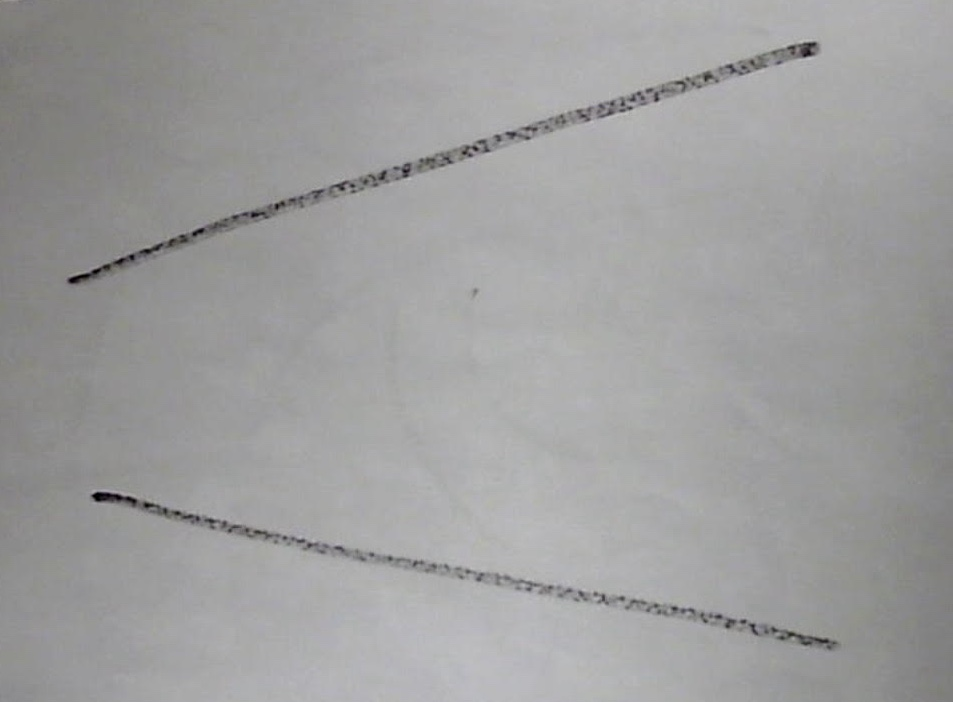
#> input picture hozlinescrop.jpg, 953 x 702 px, given in place of the camera
$ python curvedpathoverlay.py
#> lines starting #> are read from the running program, lines starting #| are printed output that depends on the picture; after the words box and inside, x2 and y2 are one past the last pixel; in counts of white or black regions, pixels touching at a corner belong together
#> further down, frame is the input picture: shape (702, 953, 3); mean B, G, R 158, 158.1, 158.2
# Import the neccesary libraries (opencv and numpy)

# Define the function curvedetection(frame, roi)
    # Process the frame with multiple filters (grayscale, blurrring, edge detection)
    # Create a mask with the parameters of the set ROI
    # Use the function findContours to detect the contours inside the mask
    # FOR each contour in the contour array,
        # IF its arclength is greater than 100 THEN add it to a the filtered contours list
    # IF the filtered contours list has 2 or more contours in it THEN
        # SORT the filter contours list by area, from least to greatest
        # SET cont1 and cont2 to the first two elements in the list
        # SET poly1 and poly2 as polylines estimated to the 8th degree using cont1 and cont2
        # Shorten poly1 and pol2 in order to limit wrap arounds
        # Draw poly1 and poly2 as polylines
        # FOR each point in poly1 and poly2
        # CALCULATE the midpoint and append it to the list centerline
        # SET centerline as a numpy array
        # IF there are values in centerline
        # THEN approximate it to the 8th degree and draw it as a polyline
    # Draw the roi rectangle on the frame

# CALL the video stream from the camera
# SET the roi to the wanted values
# WHILE the camera can be accessed
    # IF the stream cannot be processed,
        #END
    # CALL function curvedetection and SET it to the variable overlay
    # DISPLAY the overlay image stream
    # IF q is clicked THEN END

import cv2
import numpy as np


def curvedetection(frame, roi):
    # process the image and apply filters
#> called with roi = (200, 100, 900, 800)
    gray = cv2.cvtColor(frame, cv2.COLOR_BGR2GRAY)
    blurred = cv2.GaussianBlur(gray, (11, 11), 0)
    edges = cv2.Canny(blurred, 50, 150)
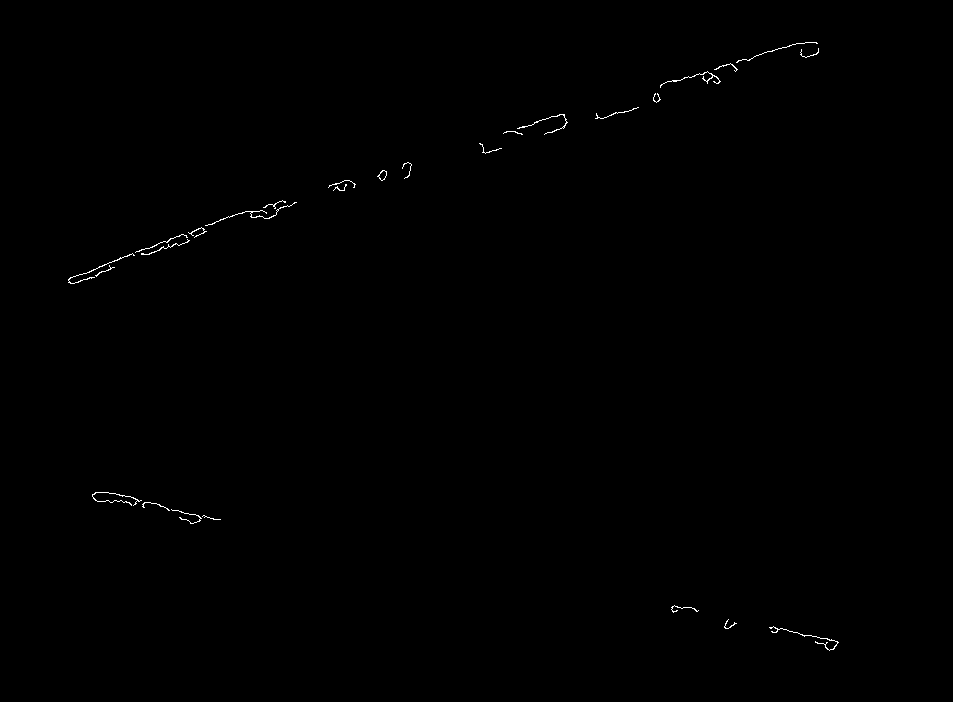
#> edges: shape (702, 953); 0.23% white in thin lines or dots, all inside (x1, y1, x2, y2) = (68, 42, 839, 651)
    closed = cv2.morphologyEx(edges, cv2.MORPH_CLOSE, (np.ones((43, 43), np.uint8)))
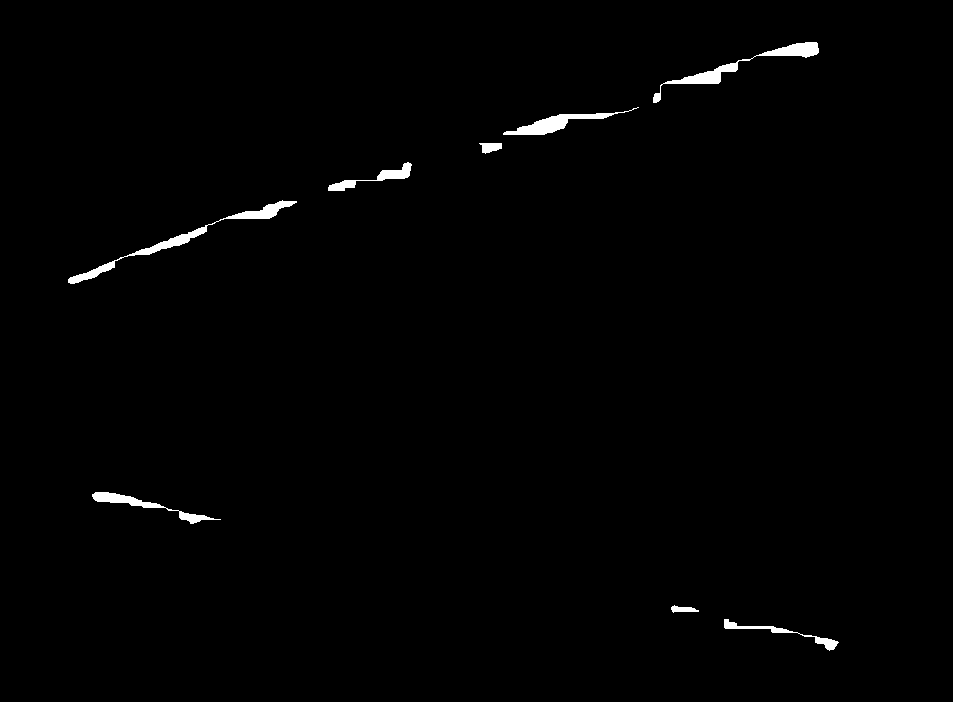
#> closed: shape (702, 953); 0.89% white; 8 white regions, largest, box (x1, y1, x2, y2) and area: (68, 200, 297, 284) 1496, (653, 42, 819, 103) 1312, (503, 107, 639, 135) 961

    #cv2.imshow("edge", edges)
    #cv2.imshow("closed", closed)

    # call roi parameters and set them to the value of the mask
    rx, ry, rw, rh = roi
    mask = np.zeros_like(closed)
    mask[ry:ry + rh, rx:rx + rw] = closed[ry:ry + rh, rx:rx + rw]
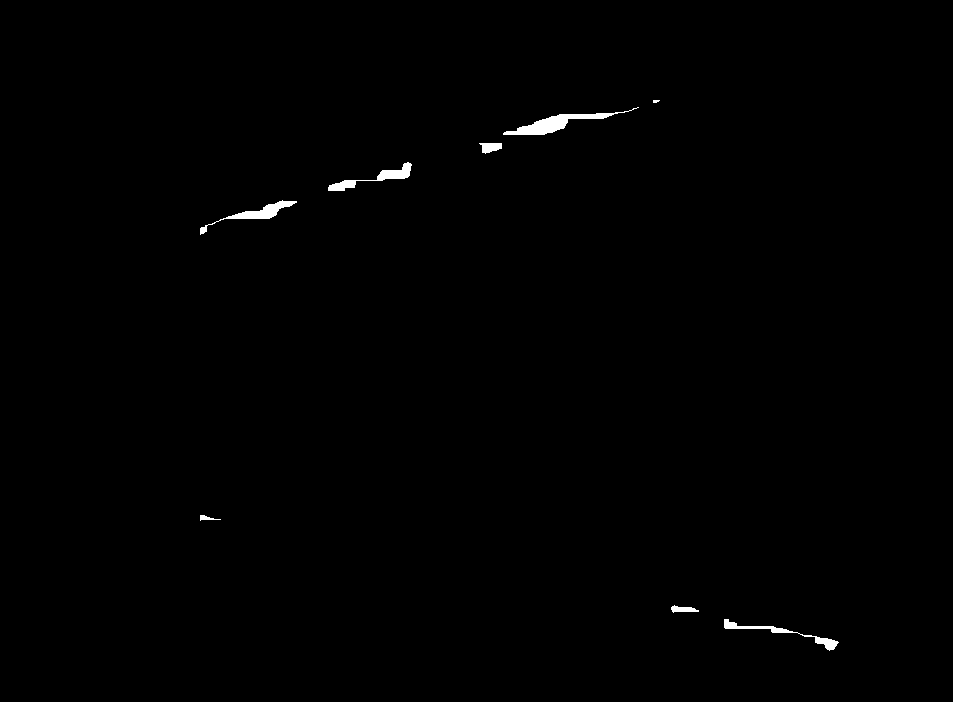
#> mask: shape (702, 953); 0.46% white; 8 white regions (1 under 20 px)

    contours, _ = cv2.findContours(mask, cv2.RETR_EXTERNAL, cv2.CHAIN_APPROX_SIMPLE)
#> contours = 8 contours, 1 with area under 20; largest, box (x1, y1, x2, y2) and area: (503, 107, 639, 135) 820, (200, 200, 297, 235) 503, (328, 162, 412, 191) 488, (724, 619, 839, 651) 394, (479, 143, 502, 154) 147, (671, 605, 699, 613) 102, (200, 515, 221, 521) 34

    filconts = []

    # filter the contours by arc length in order to ignore the unimportant shorter ones
    for contour in contours:
        if cv2.arcLength(contour, True) > 100:
            filconts.append(contour)
#> this loop made 8 passes
#> after the loop, filconts = 4 contours; box (x1, y1, x2, y2) and area: (503, 107, 639, 135) 820, (200, 200, 297, 235) 503, (328, 162, 412, 191) 488, (724, 619, 839, 651) 394

    if len(filconts) >= 2:
        # in order to use the two largest contours
        filconts = sorted(filconts, key=cv2.contourArea, reverse=True)
        cont1 = filconts[0]
#> cont1 = contour of 90 points, box (x1, y1, x2, y2) (503, 107, 639, 135), area 820
        cont2 = filconts[1]
#> cont2 = contour of 90 points, box (x1, y1, x2, y2) (200, 200, 297, 235), area 503

        # approximating it to the 8th degree because an 8th degree polynomial is most like the paths we are dealing with
        poly1 = cv2.approxPolyDP(cont1, 8, closed=True)
#> poly1 = [[638, 107], [559, 114], [503, 134], [544, 134], [568, 118]]
        poly2 = cv2.approxPolyDP(cont2, 8, closed=True)
#> poly2 = [[296, 201], [200, 234]]

        # in order to make sure we are cutting the right contours by the right amount; ensures reliablity when rotating the path
        if len(poly1) >= len(poly2):
            poly1 = poly1[:int(len(poly1) * 0.6)]
#> poly1 = [[638, 107], [559, 114], [503, 134]]
            poly2 = poly2[:int(len(poly2) * 0.6)]
#> poly2 = [[296, 201]]
            #print("poly1 longer")
        else:
            poly1 = poly1[:int(len(poly1) * 0.6)]
            poly2 = poly2[:int(len(poly2) * 0.5)]
            #print("poly2 longer")

        cv2.polylines(frame, [poly1], isClosed=False, color=(0, 255, 0), thickness=4, lineType=cv2.LINE_AA)
        cv2.polylines(frame, [poly2], isClosed=False, color=(0, 255, 0), thickness=4, lineType=cv2.LINE_AA)

        centerline = []
        # for each corresponding point in the two polylines, calculate the mipoint for the centerline
        for p1, p2 in zip(poly1, poly2):
            midpoint = ((p1[0][0] + p2[0][0]) // 2, (p1[0][1] + p2[0][1]) // 2)
            centerline.append(midpoint)
#> this loop made 1 pass
#> (p1, p2, midpoint) on pass 1: ([[638, 107]], [[296, 201]], (467, 154))
#> after the loop, centerline = [(467, 154)]

        if len(centerline) > 0:
            # made back into a numpy array in order to approximate the points to an 8th degree polynomial and draw them as a polyline
            centerline = np.array(centerline)
#> centerline = [[467, 154]]
            centerline = cv2.approxPolyDP(centerline, epsilon=8, closed=True)
            cv2.polylines(frame, [centerline], isClosed=False, color=(255, 0, 255), thickness=4, lineType=cv2.LINE_AA)

    # drawing a rectangle on the boundaries of the roi
    cv2.rectangle(frame, (rx, ry), (rx + rw, ry + rh), (0, 0, 255), 2)
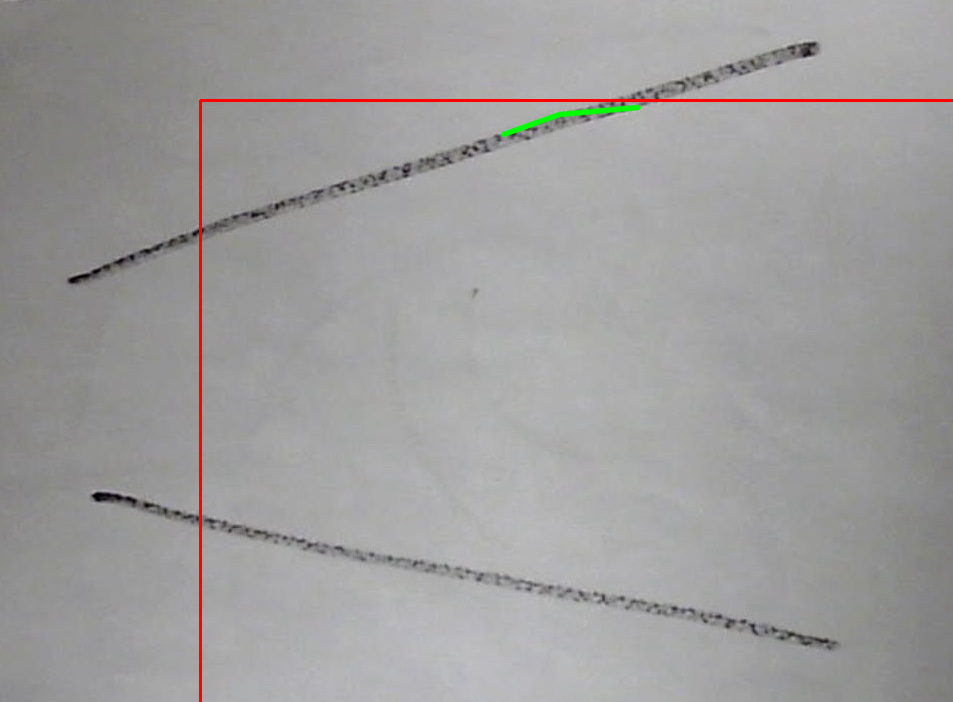
#> frame: shape (702, 953, 3); mean B, G, R 156.9, 157.3, 158.6

    return frame


cap = cv2.VideoCapture(0)

# setting the correct values for the roi and how it will appear on the stream
roi = (200, 100, 900, 800)
#roi = (250, 50, 800, 600)

while cap.isOpened():
    ret, frame = cap.read()

    if not ret:
        break

    overlay = curvedetection(frame, roi)
    cv2.imshow("Curved Path Overlay", overlay)

    if cv2.waitKey(1) == ord('q'):
#> (key q is pressed here)
        break

cap.release()
cv2.destroyAllWindows()

$ run again, on vertlinescrop.jpg
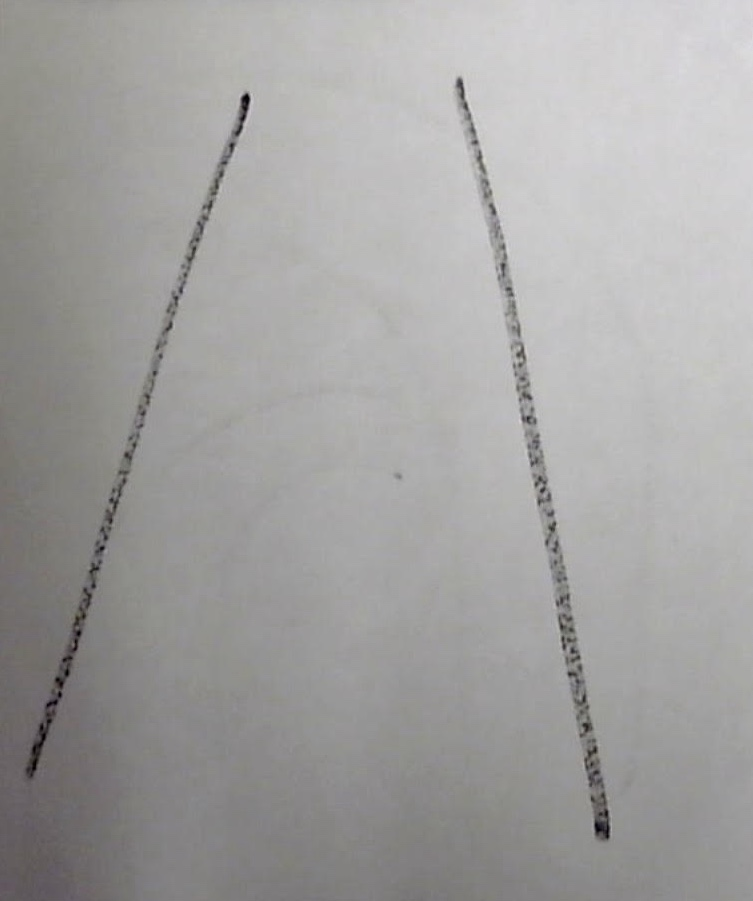
#> input picture vertlinescrop.jpg, 753 x 901 px, given in place of the camera
#> frame is the input picture: shape (901, 753, 3); mean B, G, R 161.3, 162.2, 163.1
#> in curvedetection, `edges = cv2.Canny(blurred, 50, 150)`:
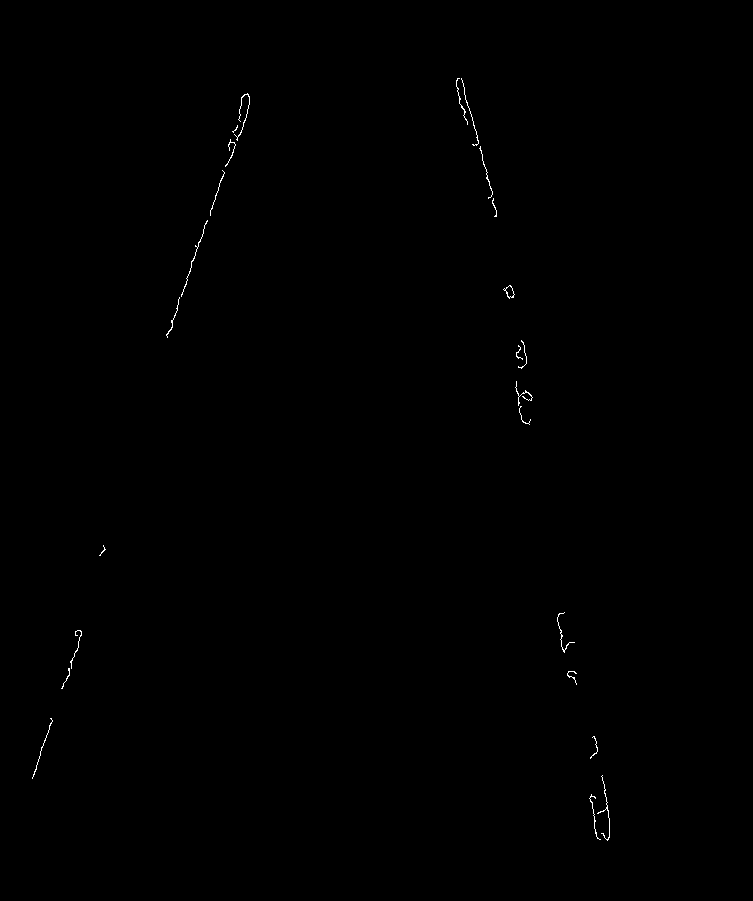
#> edges: shape (901, 753); 0.18% white in thin lines or dots, all inside (x1, y1, x2, y2) = (32, 78, 610, 841)
#> closed: shape (901, 753); 0.64% white; 12 white regions (1 under 20 px), largest, box (x1, y1, x2, y2) and area: (589, 736, 610, 841) 1244, (515, 340, 533, 425) 871, (456, 78, 497, 217) 626
#> mask: shape (901, 753); 0.55% white; 8 white regions
#> contours = 8 contours, 2 with area under 20; largest, box (x1, y1, x2, y2) and area: (589, 736, 610, 841) 1132, (515, 340, 533, 425) 782, (557, 612, 577, 685) 462, (225, 100, 250, 167) 378, (459, 100, 497, 217) 338, (503, 285, 515, 299) 79
#> the loop in curvedetection, `for contour in contours:` made 8 passes
#> after the loop in curvedetection, `for contour in contours:`: filconts = 6 contours, 1 with area under 20; largest, box (x1, y1, x2, y2) and area: (589, 736, 610, 841) 1132, (515, 340, 533, 425) 782, (557, 612, 577, 685) 462, (225, 100, 250, 167) 378, (459, 100, 497, 217) 338
#> cont1 = contour of 51 points, box (x1, y1, x2, y2) (589, 736, 610, 841), area 1132
#> cont2 = contour of 46 points, box (x1, y1, x2, y2) (515, 340, 533, 425), area 782
#> in curvedetection, `poly1 = cv2.approxPolyDP(cont1, 8, closed=True)`: poly1 = [[593, 736], [589, 798], [596, 836], [607, 840]]
#> in curvedetection, `poly2 = cv2.approxPolyDP(cont2, 8, closed=True)`: poly2 = [[521, 340], [515, 387], [529, 424]]
#> in curvedetection, `poly1 = poly1[:int(len(poly1) * 0.6)]`: poly1 = [[593, 736], [589, 798]]
#> in curvedetection, `poly2 = poly2[:int(len(poly2) * 0.6)]`: poly2 = [[521, 340]]
#> the loop in curvedetection, `for p1, p2 in zip(poly1, poly2):` made 1 pass
#> (p1, p2, midpoint) on pass 1: ([[593, 736]], [[521, 340]], (557, 538))
#> after the loop in curvedetection, `for p1, p2 in zip(poly1, poly2):`: centerline = [(557, 538)]
#> in curvedetection, `centerline = np.array(centerline)`: centerline = [[557, 538]]
#> in curvedetection, `cv2.rectangle(frame, (rx, ry), (rx + rw, ry + rh), (0, 0, 255), 2)`:
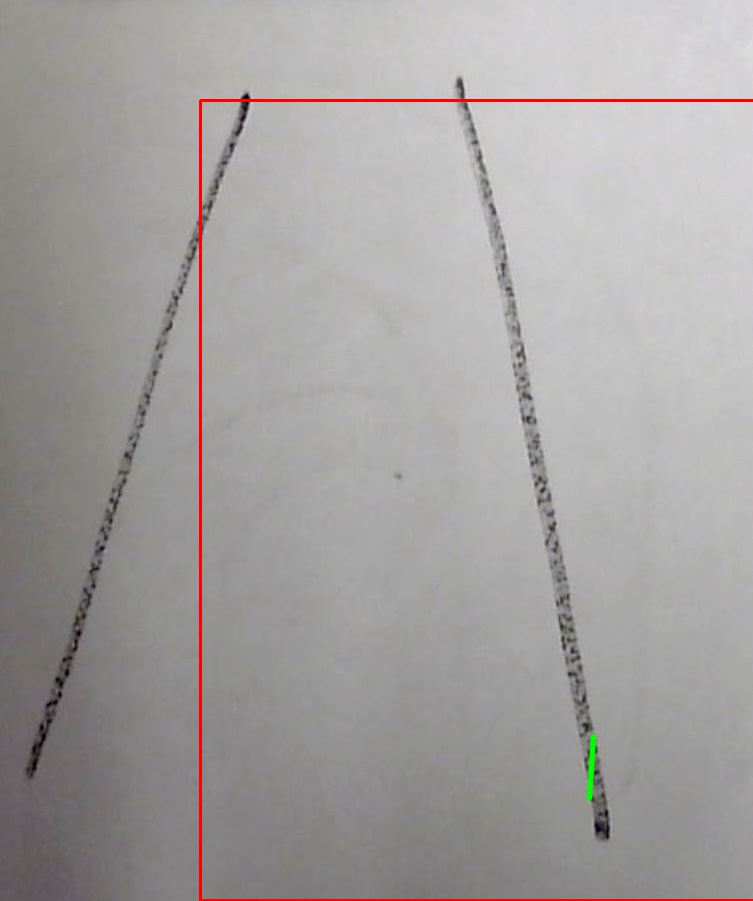
#> frame: shape (901, 753, 3); mean B, G, R 160.1, 161.1, 163.8
